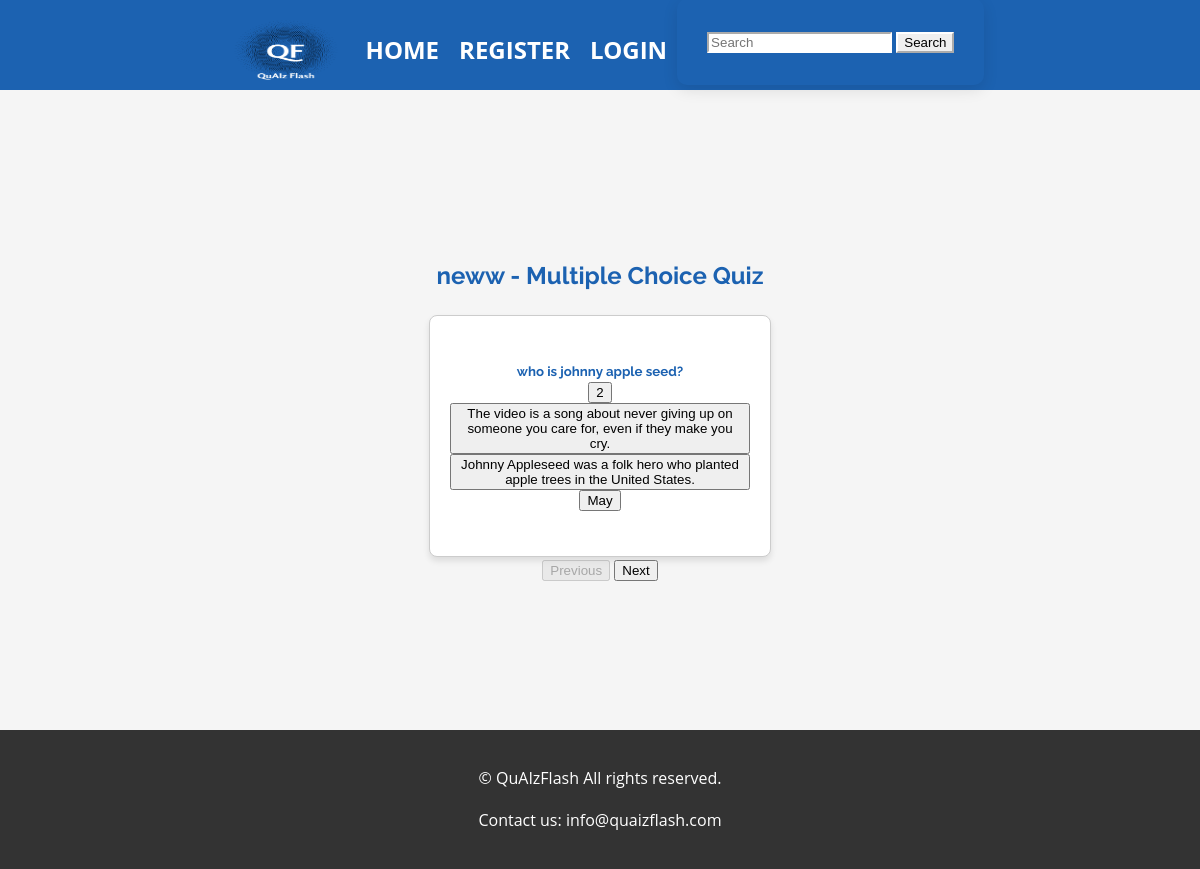
/quiz-set-multiple-choice/1, run on the app's committed database.
### models.py (models this page shows, shortened)
class FlashcardSet(db.Model):
    id = db.Column(db.Integer, primary_key=True)
    title = db.Column(db.String(100), nullable=False)
    description = db.Column(db.String(200))
    user_id = db.Column(db.Integer, db.ForeignKey('user.id'), nullable=False)
    flashcards = db.relationship('Flashcard', backref='flashcard_set', lazy=True)  # Added relationship
    correct_count = db.Column(db.Integer, default=0)  # Add this line
    incorrect_count = db.Column(db.Integer, default=0)  # Add this line
    flashcards = db.relationship('Flashcard', backref='flashcard_set', lazy=True)
    public = db.Column(db.Boolean, default=True)

class Flashcard(db.Model):
    id = db.Column(db.Integer, primary_key=True)
    question = db.Column(db.String(200), nullable=False)
    answer = db.Column(db.String(200), nullable=False)
    user_id = db.Column(db.Integer, db.ForeignKey('user.id'), nullable=False)
    flashcard_set_id = db.Column(db.Integer, db.ForeignKey('flashcard_set.id', name='fk_flashcard_set_id'), nullable=True)  # Added ForeignKey with name

### app.py (the view)
@app.route('/quiz-set-multiple-choice/<int:set_id>')
def quiz_set_multiple_choice(set_id):
    flashcard_set = FlashcardSet.query.get(set_id)
    flashcards = Flashcard.query.filter_by(flashcard_set_id=set_id).all()
    mc_flashcards = []
    for flashcard in flashcards:
        mc_options = [flashcard.answer]
        wrong_options = Flashcard.query.filter(Flashcard.id != flashcard.id).order_by(func.random()).limit(3).all()
        mc_options.extend([wrong_option.answer for wrong_option in wrong_options])
        shuffle(mc_options)
        mc_flashcards.append({
            'question': flashcard.question,
            'answer': flashcard.answer,
            'options': mc_options
        })
    return render_template('quiz_set_multiple_choice.html', title='Multiple Choice Quiz', flashcard_set=flashcard_set, mc_flashcards=mc_flashcards, search_form=SearchSetsForm())

### forms.py
class SearchSetsForm(FlaskForm):
    search_query = StringField('Search Query', validators=[DataRequired()])
    submit = SubmitField('Search')

### templates/quiz_set_multiple_choice.html (shortened to what this page needs)
{% extends "base.html" %}
{% block content %}
  <div class="container">
    <h1>{{ flashcard_set.title }} - Multiple Choice Quiz</h1>
    <div id="mc-flashcard-container" class="text-center">
      {% for mc_flashcard in mc_flashcards %}
        <div class="mc-flashcard" id="mc-flashcard-{{ loop.index }}" style="display: none;" data-answer="{{ mc_flashcard.answer }}">
          <div class="card">
            <div class="card-body">
              <h5 class="card-title question">{{ mc_flashcard.question }}</h5>
              <div class="options">
                {% for option in mc_flashcard.options %}
                  <button class="btn btn-outline-primary mx-1 my-1 option-btn" data-correct="{{ option == mc_flashcard.answer }}" data-clicked="false">{{ option }}</button>
                {% endfor %}
              </div>
            </div>
          </div>
        </div>
      {% endfor %}
    </div>
    <div class="d-flex justify-content-center my-3">
      <button id="prev-btn" class="btn btn-secondary mx-1" disabled>Previous</button>
      <button id="next-btn" class="btn btn-secondary mx-1" {% if mc_flashcards|length == 1 %}disabled{% endif %}>Next</button>
    </div>
  </div>
{% endblock %}

### static/style.css (style rules this page uses)
body { font-family: 'Roboto', sans-serif; line-height: 1.6; color: #1c62b1; margin: 0; padding: 0; background-color: #f5f5f5; }
h1, h2, h3, h4, h5, h6 { font-family: 'Raleway', sans-serif; }
.container { max-width: 1200px; margin: 0 auto; padding: 0 15px; text-align: center; }
.card { width: 300px; height: 200px; border: 1px solid #ccc; border-radius: 8px; box-shadow: 0 4px 6px rgba(0, 0, 0, 0.1); background-color: #fff; display: flex; flex-direction: column; justify-content: center; align-items: center; padding: 20px; }
.card .card-title, .card .card-text { margin: 0; text-align: center; }
body { font-family: 'Open Sans', sans-serif; }

### data on the page
FlashcardSet: title "neww"
Flashcard: question "who is johnny apple seed?", options "2", answer "Johnny Appleseed was a folk hero who planted apple trees in the United States."
Flashcard: answer "The video is a song about never giving up on someone you care for, even if they make you cry."
Flashcard: answer "May"
